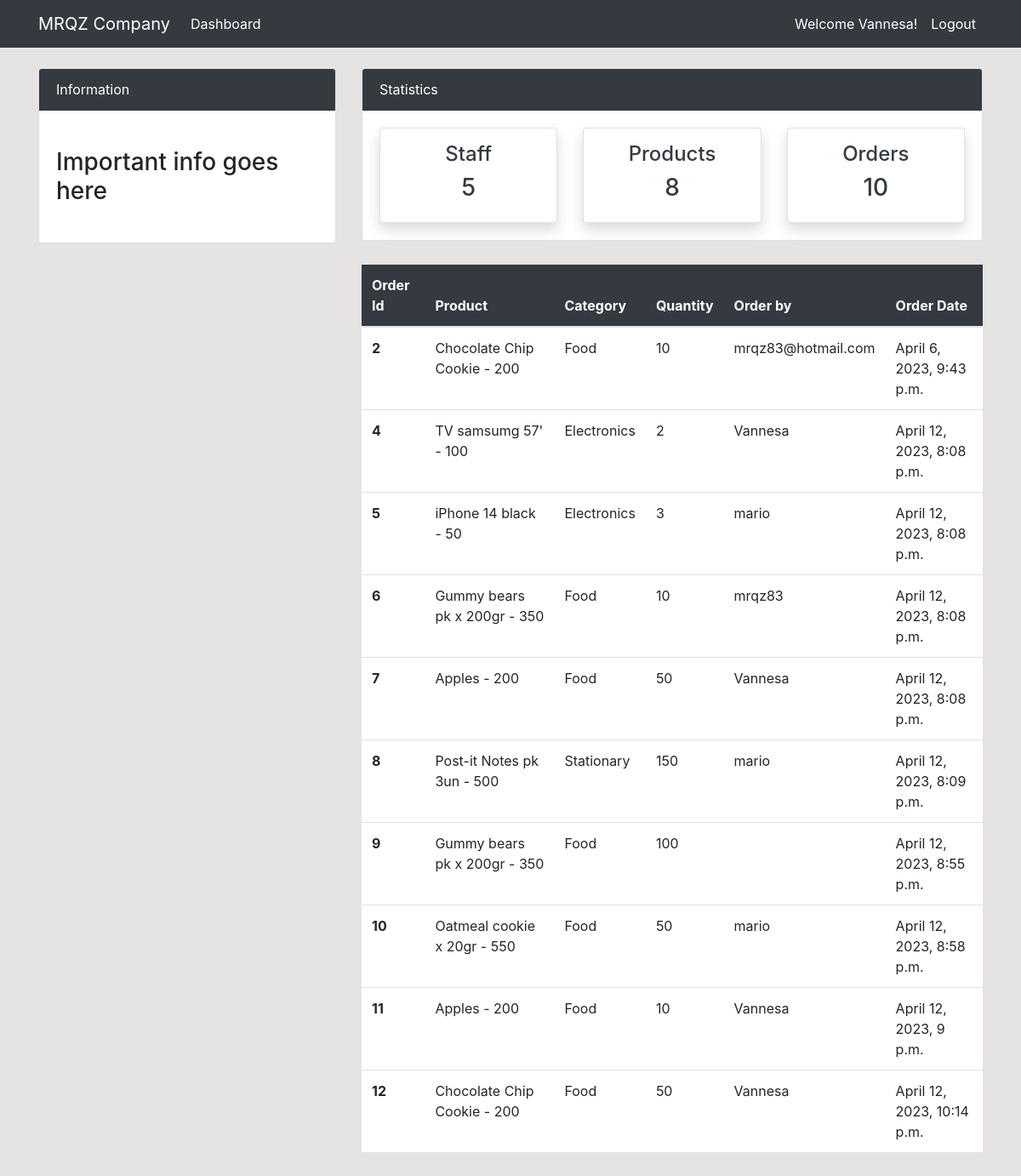
/order/ (signed in), run on an earlier commit of the app's database.
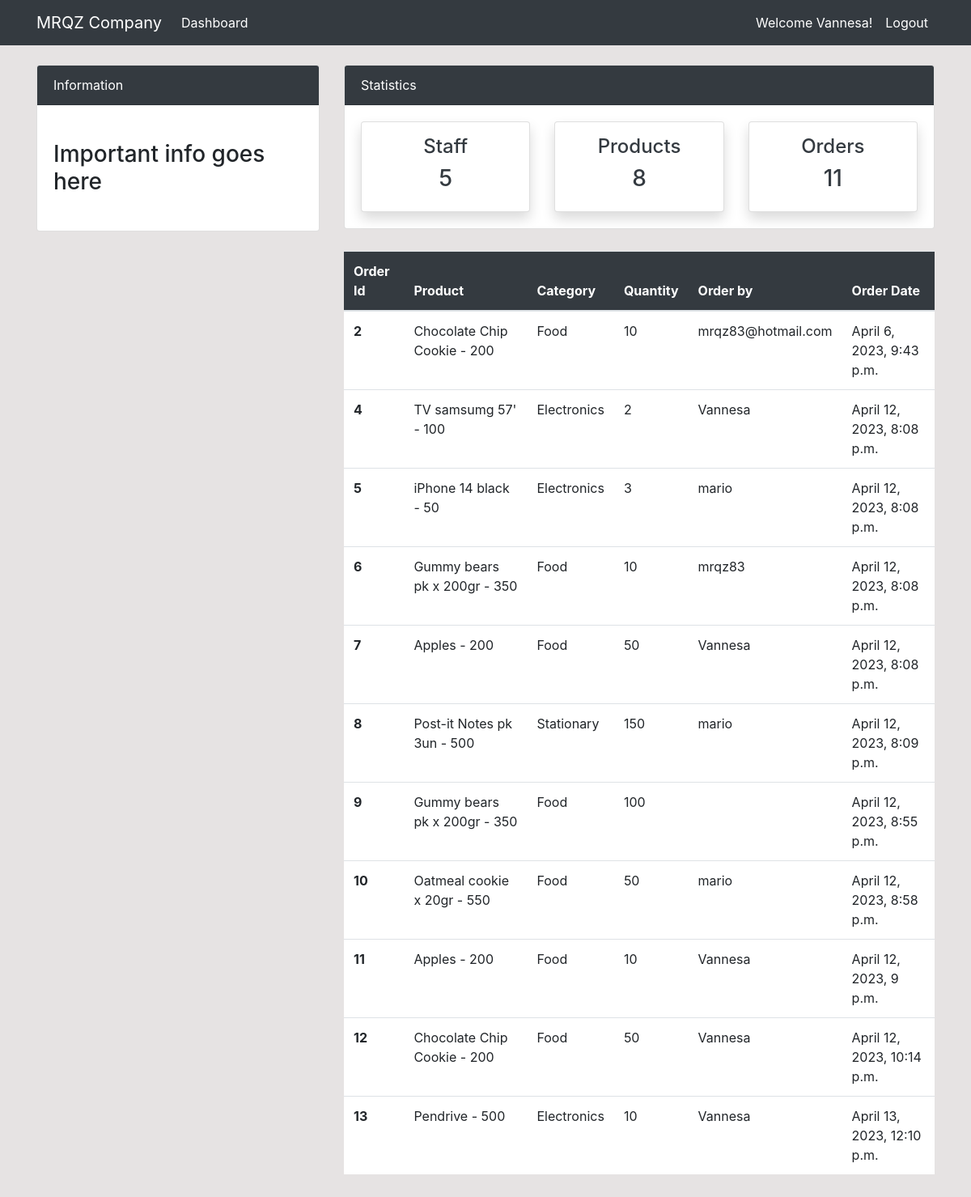
And on a later commit of the database.
### dashboard/models.py (models this page shows, shortened)
class Order(models.Model):
    product = models.ForeignKey(Product, on_delete=models.CASCADE, null=True)
    staff = models.ForeignKey(User, models.CASCADE, null=True)
    order_qty = models.PositiveIntegerField(null=True)
    order_date = models.DateTimeField(auto_now_add=True)
    class Meta:
        verbose_name_plural = 'Order'

class Product(models.Model):
    name = models.CharField(max_length=100, null=True)
    category = models.CharField(max_length=20, choices=CATEGORY, null=True)
    quantity = models.PositiveIntegerField(null=True)
    def __str__(self):
        return f'{self.name} - {self.quantity}'
    class Meta:
        verbose_name_plural = 'Product'

### dashboard/views.py (the view)
# urls.py: path('order/', views.order, name='dashboard-order'),
@login_required
def order(request):
    orders = Order.objects.all()
    orders_count = orders.count()
    workers_count = User.objects.all().count()
    product_count = Product.objects.all().count()
    context = {
        'orders': orders,
        'workers_count': workers_count,
        'orders_count': orders_count,
        'product_count': product_count,
    }
    return render(request, 'dashboard/order.html', context)

### templates/dashboard/order.html (shortened to what this page needs)
{% extends 'partials/base.html' %}
{% block content %}
{% include 'partials/topnav.html' %}
<div class="container">
    <div class="row my-4">
        <div class="col-md-4">
        </div>
        <div class="col-md-8">
            <table class="table bg-white">
                <thead class="bg-dark">
                    <tr class="text-white">
                        <th scope="col">Order Id</th>
                        <th scope="col">Product</th>
                        <th scope="col">Category</th>
                        <th scope="col">Quantity</th>
                        <th scope="col">Order by</th>
                        <th scope="col">Order Date</th>
                    </tr>
                </thead>
                <tbody>
                    {% for order in orders %}
                    <tr>
                        <th scope="row">{{order.id}}</th>
                        <td>{{order.product}}</td>
                        <td>{{order.product.category}}</td>
                        <td>{{order.order_qty}}</td>
                        <td>{{order.staff.username}}</td>
                        <td>{{order.order_date}}</td>
                    </tr>
                    {% endfor %}
                </tbody>
            </table>
        </div>
    </div>
</div>
{% endblock %}

What changed in the data, as far as the page shows it:
added Order: id "13", product "Pendrive - 500", product.category "Electronics", order_qty "10", staff.username "Vannesa", order_date "April 13, 2023, 12:10 p.m."
Also different on the page:
{{ orders_count }}: "10" → "11"
